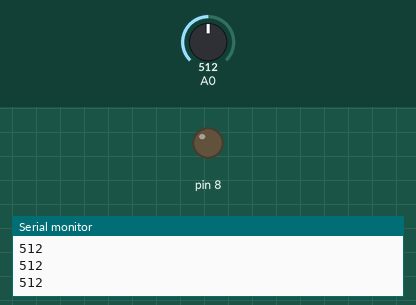
This sketch was run on a simulated Arduino Uno, built with avr-gcc and run on an emulated ATmega328P. Shown: output pins drawn as LEDs (lit = HIGH), the last lines printed to the serial monitor. The test bench sets the inputs (shaded band); at power-on: A0 = 512.

Above: at 1.2 s.
1.3 s: A0 set to 163
2.8 s: A0 set to 134
At 4.0 s:
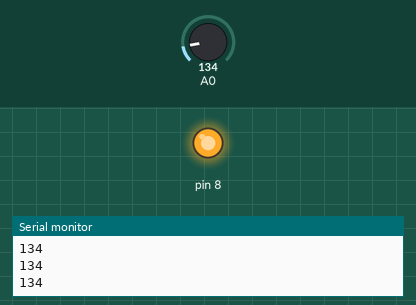
4.4 s: A0 set to 306
At 5.4 s:
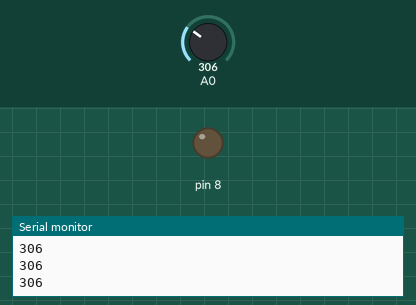
6.0 s: A0 set to 122
At 6.8 s:
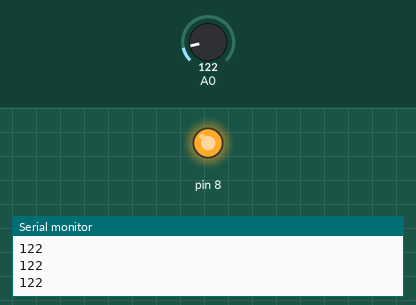
Timing chart, 0 to 8.6 s (numbered marks = the images above; inputs shaded):
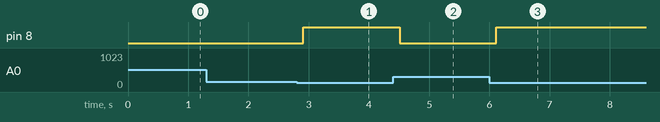

Measured:
- the behaviour switches between 150 and 149 on A0 (found by bisection; images 0 and 1)
- after the input at 2.8 s, pin 8: LOW → HIGH after 0.11 s
- after the input at 4.4 s, pin 8: HIGH → LOW after 0.11 s
- after the input at 6.0 s, pin 8: LOW → HIGH after 0.12 s

The sketch:

Workshop_Photoresistor.ino
```cpp
int sensorValue;
int borderline = 150;

void setup() {

  Serial.begin(9600);

  pinMode(8, OUTPUT);

}

void loop() {

  sensorValue = analogRead(A0);

  Serial.println(sensorValue);

  delay(100);

    if (sensorValue < borderline) {
      digitalWrite(8, HIGH);
    }
    else {
      digitalWrite(8, LOW);
    }

  }
```
